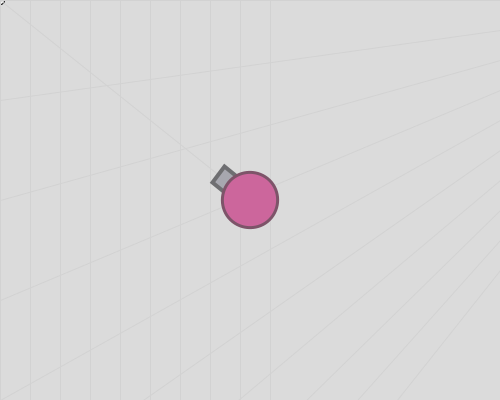
Frame 1 (no input)
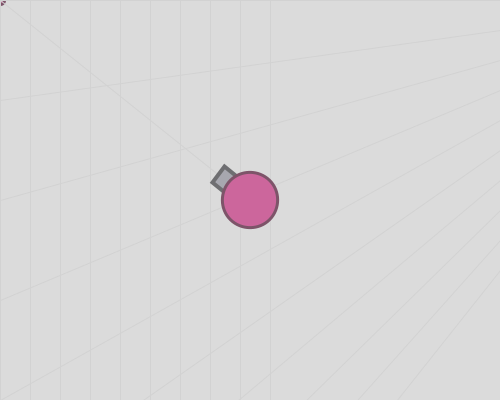
Frame 60 (the mouse pressed at the canvas centre just before this capture)
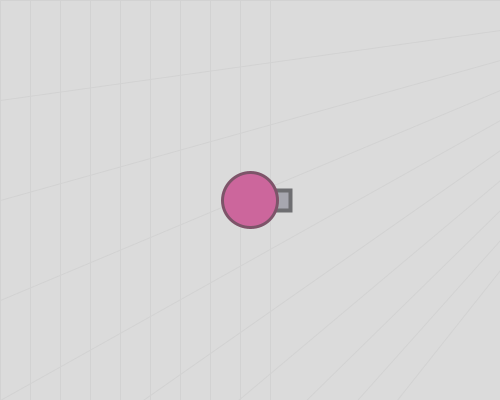
Frame 120 (the mouse held since frame 60 and released just before this capture)

The Processing sketch that drew these frames (run headless with seeded random() and noise(); from frame 60 on, the mouse is pressed at the canvas centre):

// Processing sketch: week07_5_arras05_correct_move
// ── week07_5_arras05_correct_move.pde
//week07_5_arras05_correct move
void setup() {
  size(500, 400);
}
void keyPressed() {
  if (keyCode==RIGHT)x+=1;
  if (keyCode==LEFT)x-=1;
  if (keyCode==UP)y-=1;
  if (keyCode==DOWN)y+=1;
}
float x=250, y=200;
void draw() {
  ///background(215, 184, 200);
  ///stroke(211,180,196);
  background(219);
  translate(-x, -y);
  translate(width/2, height/2);//把0,0移畫面中心
  float mx=mouseX+x-width/2, my=mouseY+y-height/2;
  ellipse(mx, my, 8, 8);
  stroke(210);
  strokeWeight(1);
  for (int i=0; i<10; i++) {
    line(0, i*100, 500, i*30);
    line(i*30, 0, i*30, 500);
  }
  float dx=mx-x, dy=my-y;
  float a=atan2(dy, dx);
  line(x, y, mx, my);
  myTank(x, y, a);
}
void myTank(float x, float y, float a) {
  translate(x, y);
  rotate(a);//旋轉
  fill(167, 167, 175);
  stroke(110, 110, 113);
  strokeWeight(4);
  rect(20, -10, 20, 20);//砲管,砲塔

  fill(204, 102, 156);
  stroke(125, 84, 105);
  strokeWeight(3);
  ellipse(0, 0, 55, 55);//圓形的身體
}
